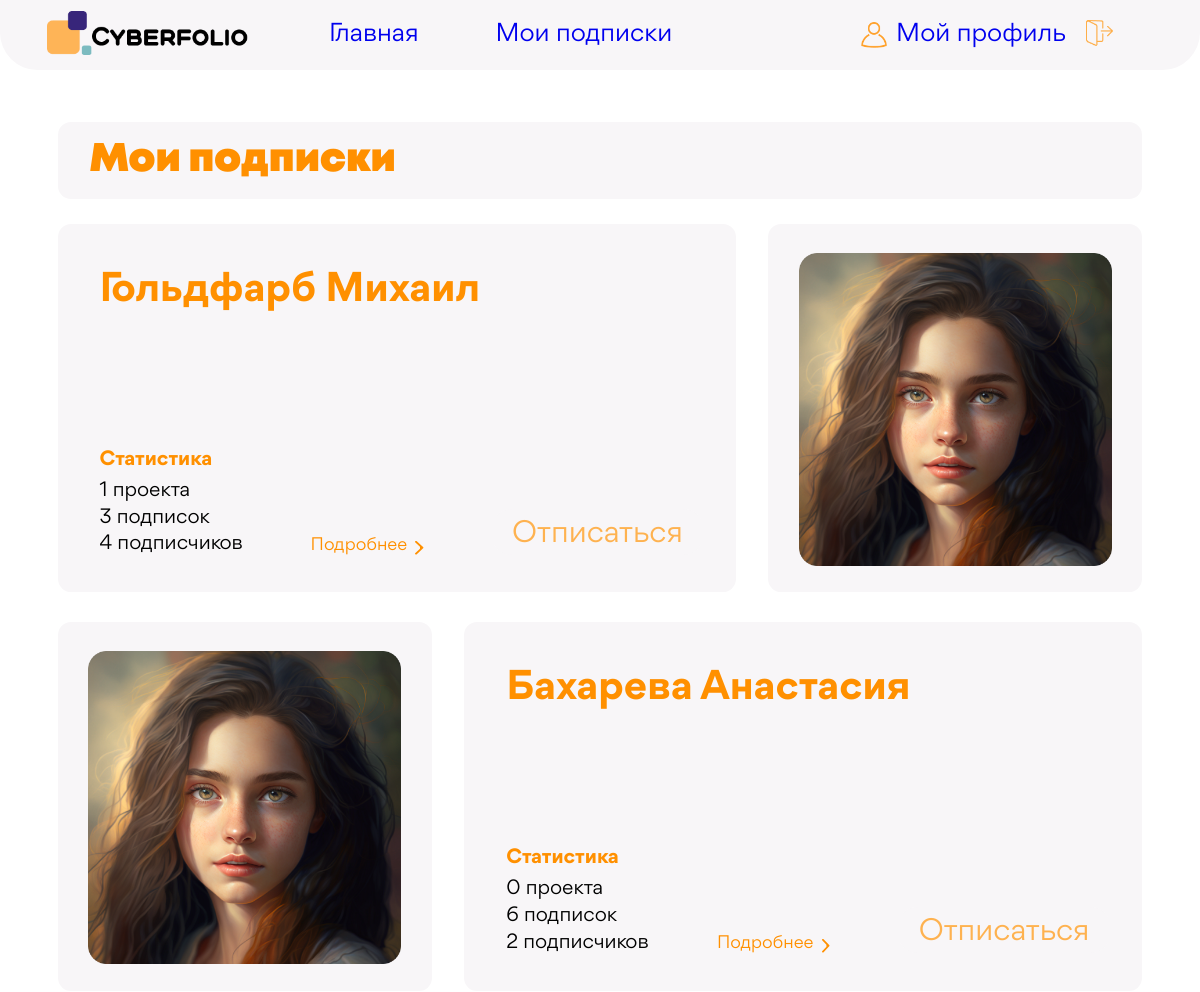
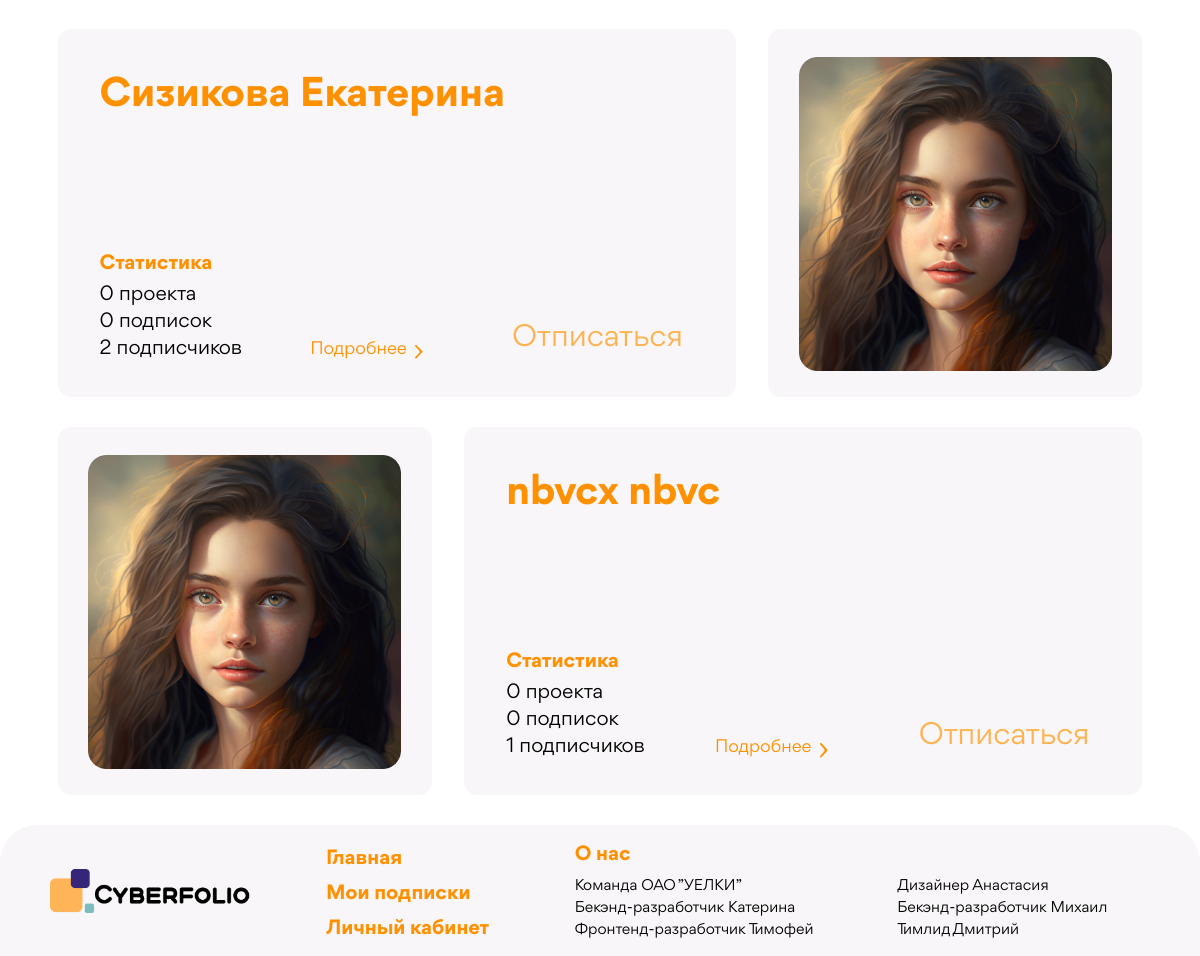
The page /my-subscriptions (signed in) on the database its author committed (2 pictures, top to bottom).
### Accounts/models.py (models this page shows, shortened)
class User(AbstractUser):
    sur_sur_name = models.CharField(max_length=20, verbose_name="Фамилия",blank=True)
    slug = models.SlugField(verbose_name='Слаг', unique=True)
    descriptions = models.TextField(max_length=300, verbose_name='Описание',blank=True)
    email = models.EmailField(verbose_name='Почта',blank=True)
    spec = models.ForeignKey('Specs', db_index=True, on_delete=models.PROTECT, verbose_name="Специализация",blank=True, default=1)
    photo = models.ImageField(upload_to=user_directory_path, blank=True, verbose_name="Фото")
    time_create = models.DateTimeField(auto_now_add=True, verbose_name="Время создания")
    vk_url = models.URLField(max_length=128, blank=True, verbose_name='VK')
    hh_url = models.URLField(max_length=128,blank=True, verbose_name='HH')
    behance_url = models.URLField(max_length=128,blank=True,verbose_name='BH')
    def get_projects(self):
        return Project.objects.all().filter(user_id=self.id)
    def count_projects(self):
        return self.get_projects().count()
    def get_followers(self):
        return Follow.objects.all().filter(follow_from_id=self.id).values_list('follow_to', flat=True)
    def count_followers(self):
        return self.get_followers().count()
    def count_followings(self):
        return Follow.objects.all().filter(follow_to_id=self.id).count()
    def get_short_name(self):
        return '{0} {1}'.format(self.last_name, self.first_name)
    class Meta:
        verbose_name = 'Юзер'
        verbose_name_plural = 'Юзеры'
        ordering = ['id']

### Accounts/views.py (the view)
# urls.py: path('my-subscriptions', MySubscribtions.as_view(), name='subscriptions'),
class MySubscribtions(ListView):
    model = User
    template_name = 'my-subscriptions.html'
    context_object_name = 'users'
    def get_queryset(self):
        cur_user = self.request.user.id
        follow_to = Follow.objects.filter(follow_from=cur_user)
        pks = follow_to.values_list('follow_to', flat=True)
        print(pks)
        return User.objects.filter(pk__in = pks)

### templates/my-subscriptions.html (shortened to what this page needs)
{% extends 'base.html' %}
{% load static %}
{% block css %}
    <link rel="stylesheet" href="{% static 'css/normalize.css' %}">
    <link rel="stylesheet" href="{% static 'css/general_styles.css' %}">
    <link rel="stylesheet" href="{% static 'css/my-subscriptions.css' %}">
    <link rel="stylesheet" href="{% static 'css/main_page.css' %}">
    <link href = "{% static 'fonts/stylesheet.css' %}" rel = "stylesheet" type = "text/css" />
{% endblock %}
{% block content %}
        <div class="my-subscriptions-container card-container">
            <h1 class="my-subscriptions-header">Мои подписки</h1>
        </div>
        {% for user in users %}
        <div class="user-card-container {% cycle '' 'another-user-card'%}">
            <div class="left-section card-container">
                <div class="user-header">{{ user.get_short_name }}</div>
                <div class="user-statistic-header">Статистика</div>
                <div class="statistic-container">
                    <ul class="statistic-list">
                        <li class="statistic-item">{{ user.count_projects }} проекта</li>
                        <li class="statistic-item">{{ user.count_followers }} подписок</li>
                        <li class="statistic-item">{{ user.count_followings }} подписчиков</li>
                    </ul>
                    <a href="{% url 'profile' slug=user.slug %}" class="project-link">
                        <h5 class="abour-project">Подробнее</h5>
                        <img class="abour-project-icon" src="{% static 'images/about-project-icon.svg' %}">
                    </a>
                    <div class="second-colum">
                        <form action="{% url 'unsubscribe' %}" method="post">
                            <button class="usual-button submit-button unsubscribe" type="submit">Отписаться</button>
                        </form>
                    </div>
                </div>
            </div>
            <div class="right-section card-container">
                <img src="{% static 'images/user-image.png' %}" alt="" class="avatar">
            </div>
        </div>
        {% endfor %}
    {% endblock %}

### Accounts/static/css/general_styles.css (style rules this page uses)
body { background-image: url(../images/background.png); background-size: cover; background-repeat: no-repeat; }
.usual-button { background-color: #feb250; padding: 1.14vw 2.70vw; border-radius: 1.66vw; color: #f8f6f8 !important; font-weight: 400; font-size: 2.5vw; line-height: 2.7vw; border: 0px !important; }
a { text-decoration: none; }
ul { list-style: none; margin: 0; padding: 0; }
img { max-width: 100%; }
html { font-family: "Gordita"; }
* { box-sizing: border-box; }
.statistic-item:not(:last-child) { margin-bottom: 0.41vw; }
.user-statistic-header { display: inline; font-weight: 700; font-size: 1.66667vw; line-height: 1.8229vw; color: #FF9000; margin-bottom: 0.78125vw; margin-top: 0px; padding: 0px; }
.statistic-item { font-weight: 400; font-size: 1.66667vw; line-height: 1.8229vw; flex-wrap: nowrap; display: flex; margin-top: 0px; padding: 0px; }
.abour-project { font-weight: 400; font-size: 1.46vw; line-height: 1.5625vw; color: #FF9000; }
.abour-project-icon { min-width: 0.7vw; max-width: 0.7vw; margin-left: 0.68125vw; }
.project-link { display: flex; flex-direction: row; align-items: center; margin-top: auto; }
.card-container { background-color: #F8F6F8; border-radius: 1.1vw; }
h1 { margin: 0; }
.submit-button { height: 3.85vw; padding: 0.72vw 1.71vw; }
.unsubscribe { background-color: #f8f6f8; color: #feb250 !important; }

### Accounts/static/css/my-subscriptions.css (style rules this page uses)
.my-subscriptions-container { display: flex; background: #F8F6F8; border-radius: 1.09vw; width: 90.4%; margin: auto; margin-top: 4.32vw; margin-bottom: 2.08vw; flex-direction: column; padding: 1.1vw 2.65vw; }
.my-subscriptions-header { font-family: 'Mont'; font-style: normal; font-weight: 900; font-size: 3.333vw; line-height: 4.27vw; color: #FF9000; }

### Accounts/static/css/main_page.css (style rules this page uses)
.user-card-container { width: 90.4%; margin-left: auto; margin-right: auto; display: flex; justify-content: space-between; margin-bottom: 2.5vw; height: 30.677vw; }
.left-section { padding: 3.75vw 2.7vw 3.1vw 3.49vw; width: 56.51vw; display: flex; flex-direction: column; }
.right-section { padding: 2.396vw 2.55vw 1.927vw 2.55vw; }
.statistic-container { display: flex; justify-content: space-between; align-items: flex-end; }
.avatar { min-width: 26.1vw; max-width: 26.1vw; }
.project-link { align-self: end; align-items: end !important; }
h5 { margin: 0px; }
.user-header { font-weight: 700; font-size: 3.333vw; line-height: 3.6vw; color: #FF9000; margin-bottom: 2vw; }
.another-user-card { flex-direction: row-reverse; }

### rows shown on the page
User: get_short_name "Гольдфарб Михаил", count_projects "1", count_followers "3", count_followings "4"
User: get_short_name "Бахарева Анастасия", count_projects "0", count_followers "6", count_followings "2"
User: get_short_name "Сизикова Екатерина", count_projects "0", count_followers "0", count_followings "2"
User: get_short_name "nbvcx nbvc", count_projects "0", count_followers "0", count_followings "1"
